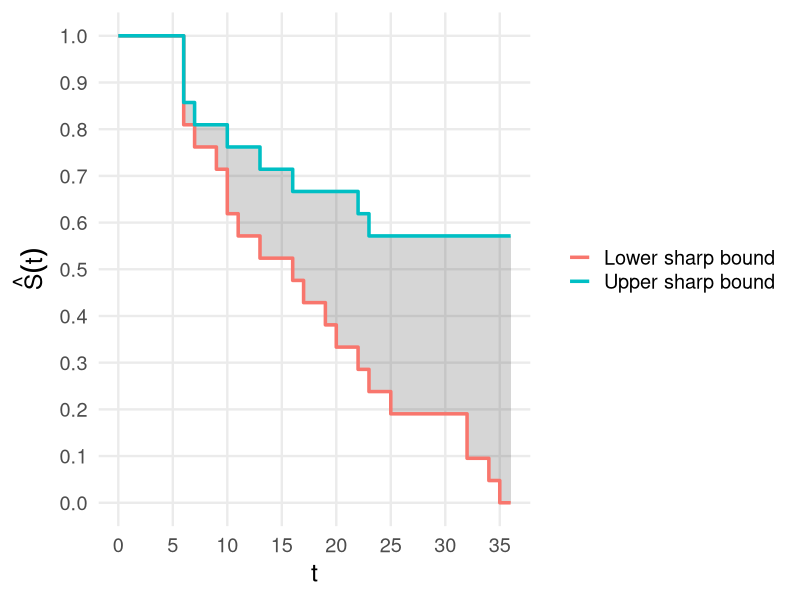
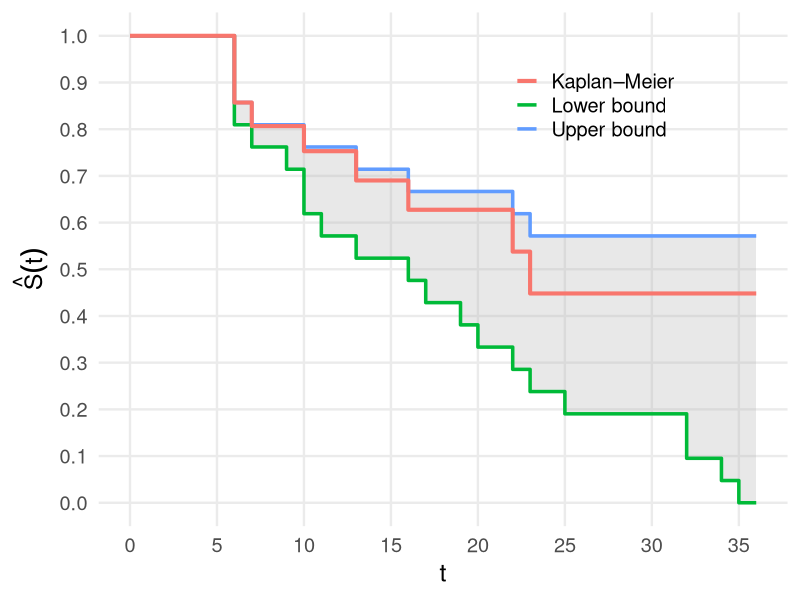

Reproduce these figures in R, in order.
## ---- chunk 1
library(ggplot2)

# Data
x <- c(6,6,6,6,7,9,10,10,11,13,16,17,19,20,22,23,25,32,32,34,35)
C <- c(1,0,0,0,0,1,1,0,1,0,0,1,1,1,0,0,1,1,1,1,1)

T_L <- x
T_U <- ifelse(C == 1, Inf, x)

# Grid
t_grid <- seq(0, 36, by = 0.01)

# Empirical survival
S_L <- sapply(t_grid, function(t) mean(T_L > t))
S_U <- sapply(t_grid, function(t) mean(T_U > t))

plot_df <- data.frame(
  t = t_grid,
  S_L = S_L,
  S_U = S_U
)

# Plot
ggplot(plot_df, aes(x = t)) +
  # Ribbon (identified region)
  geom_ribbon(aes(ymin = S_L, ymax = S_U),
              alpha = 0.2) +
  
  # Bounds
  geom_step(aes(y = S_L, color = "Lower sharp bound"),
            linewidth = 1.2) +
  geom_step(aes(y = S_U, color = "Upper sharp bound"),
            linewidth = 1.2) +
  
  scale_x_continuous(breaks = seq(0, 36, by = 5), limits = c(0, 36)) +
  scale_y_continuous(limits = c(0, 1), breaks = seq(0, 1, by = 0.1)) +
  
  labs(
    x = "t",
    y = expression(hat(S)(t)),
    color = NULL
  ) +
  
  theme_minimal(base_size = 18) +
  theme(
    legend.position.inside = c(0.72, 0.82),
    panel.grid.minor = element_blank()
  )
## ---- chunk 2
library(ggplot2)

# Data
x <- c(6,6,6,6,7,9,10,10,11,13,16,17,19,20,22,23,25,32,32,34,35)
C <- c(1,0,0,0,0,1,1,0,1,0,0,1,1,1,0,0,1,1,1,1,1)

T_L <- x
T_U <- ifelse(C == 1, Inf, x)

# Grid
t_grid <- seq(0, 36, by = 0.01)

# Bounds
S_L <- sapply(t_grid, function(t) mean(T_L > t))
S_U <- sapply(t_grid, function(t) mean(T_U > t))

# --- Kaplan–Meier ---
# Compute KM manually to stay transparent for teaching

# Order data
ord <- order(x)
x_ord <- x[ord]
C_ord <- C[ord]

# Unique event times
event_times <- sort(unique(x_ord[C_ord == 0]))

# Initialize
S_km_vals <- numeric(length(event_times))
S_current <- 1

for (j in seq_along(event_times)) {
  t <- event_times[j]
  
  # Risk set: those still under observation just before t
  Y_t <- sum(x_ord >= t)
  
  # Events at t
  dN_t <- sum(x_ord == t & C_ord == 0)
  
  S_current <- S_current * (1 - dN_t / Y_t)
  S_km_vals[j] <- S_current
}

# Turn into step function over grid
S_KM <- sapply(t_grid, function(t) {
  if (t < min(event_times)) return(1)
  idx <- max(which(event_times <= t))
  return(S_km_vals[idx])
})

# Data frame
plot_df <- data.frame(
  t = t_grid,
  S_L = S_L,
  S_U = S_U,
  S_KM = S_KM
)

# Plot
ggplot(plot_df, aes(x = t)) +
  
  # Ribbon (identified region)
  geom_ribbon(aes(ymin = S_L, ymax = S_U),
              fill = "gray70", alpha = 0.3) +
  
  # Bounds
  geom_step(aes(y = S_L, color = "Lower bound"),
            linewidth = 1.2) +
  geom_step(aes(y = S_U, color = "Upper bound"),
            linewidth = 1.2) +
  
  # KM curve
  geom_step(aes(y = S_KM, color = "Kaplan–Meier"),
            linewidth = 1.4, linetype = "solid") +
  
  scale_x_continuous(breaks = seq(0, 36, by = 5), limits = c(0, 36)) +
  scale_y_continuous(limits = c(0, 1), breaks = seq(0, 1, by = 0.1)) +
  
  labs(
    x = "t",
    y = expression(hat(S)(t)),
    color = NULL
  ) +
  
  theme_minimal(base_size = 18) +
  theme(
    legend.position = c(0.72, 0.82),
    panel.grid.minor = element_blank()
  )
